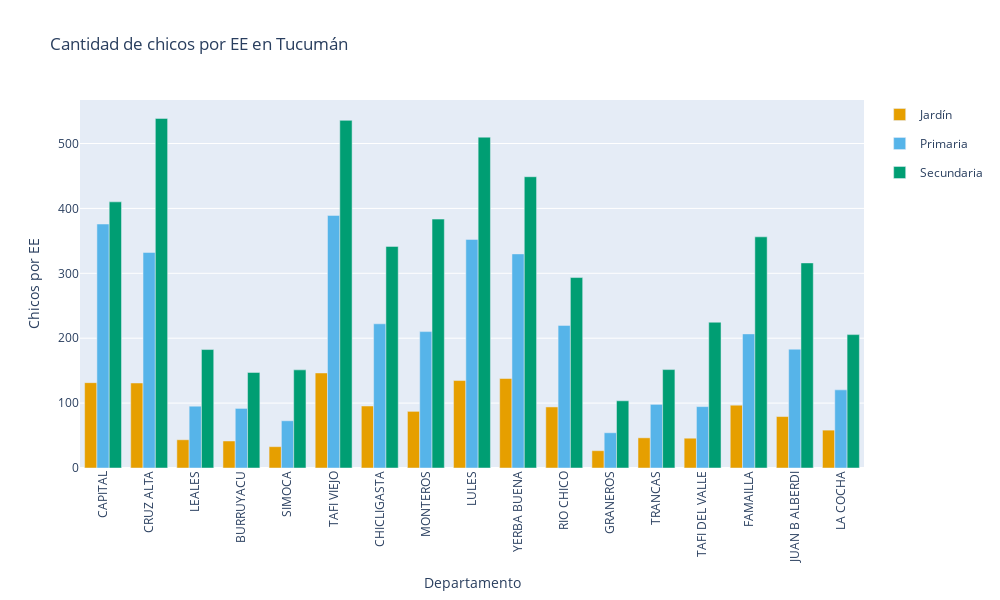

The cell this chart's notebook holds for it:
### Markdown cell above
# Otra versión:

### Code cell
import plotly.graph_objects as go

provincia = "Tucumán"                                               # Si cambiamos este nombre podemos ver el grafico de cualquier provincia


consulta_1["chicos_por_jardin"] = consulta_1["poblacion_jardin"] / consulta_1["jardines"]       # Calculamos los valores correspondientes
consulta_1["chicos_por_primaria"] = consulta_1["poblacion_primaria"] / consulta_1["primarias"]
consulta_1["chicos_por_secundaria"] = consulta_1["poblacion_secundaria"] / consulta_1["secundarios"]


filtro = consulta_1[consulta_1["provincia"] == provincia]           # Filtramos los de la determinada provincia
departamentos = filtro["departamento"]

colores = {                                                         # Elejimos los colores para nuestro grafico
    "Jardín": "#E69F00",    
    "Primaria": "#56B4E9",
    "Secundaria": "#009E73"
}

fig = go.Figure()                                                   # Creamos el grafico con las divisiones por nivel educativo

for nivel, columna in zip(["Jardín", "Primaria", "Secundaria"],
                          ["chicos_por_jardin", "chicos_por_primaria", "chicos_por_secundaria"]):
    fig.add_trace(go.Bar(
        x=departamentos,
        y=filtro[columna],
        name=nivel,
        marker_color=colores[nivel],
        offsetgroup=nivel,
        legendgroup=nivel
    ))

fig.update_layout(                                                  # Ajustamos el formato, sobre todo porque la provincia de Buenos Aires tiene
    title=f"Cantidad de chicos por EE en {provincia}",              # 135 partidos
    xaxis_title="Departamento",
    yaxis_title="Chicos por EE",
    xaxis_tickangle=-90,
    barmode='group',
    height=600,
    width=2200 if provincia == "Buenos Aires" else 1000
)
fig.show()

### Figure 1 — Plotly figure (JSON) as saved in the notebook; plotly's stock layout.template omitted (floating-point values rounded to 4 significant figures)
{"data": [{"legendgroup": "Jardín", "marker": {"color": "#E69F00"}, "name": "Jardín", "offsetgroup": "Jardín", "type": "bar", "x": ["CAPITAL", "CRUZ ALTA", "LEALES", "BURRUYACU", "SIMOCA", "TAFI VIEJO", "CHICLIGASTA", "MONTEROS", "LULES", "YERBA BUENA", "RIO CHICO", "GRANEROS", "TRANCAS", "TAFI DEL VALLE", "FAMAILLA", "JUAN B ALBERDI", "LA COCHA"], "y": [131.5, 131.0, 43.51, 41.62, 32.87, 146.5, 95.52, 87.29, 134.8, 137.9, 94.09, 26.67, 46.52, 45.91, 96.75, 79.3, 58.35]}, {"legendgroup": "Primaria", "marker": {"color": "#56B4E9"}, "name": "Primaria", "offsetgroup": "Primaria", "type": "bar", "x": ["CAPITAL", "CRUZ ALTA", "LEALES", "BURRUYACU", "SIMOCA", "TAFI VIEJO", "CHICLIGASTA", "MONTEROS", "LULES", "YERBA BUENA", "RIO CHICO", "GRANEROS", "TRANCAS", "TAFI DEL VALLE", "FAMAILLA", "JUAN B ALBERDI", "LA COCHA"], "y": [376.0, 332.2, 95.21, 91.81, 72.77, 389.2, 222.2, 210.2, 352.3, 329.9, 219.8, 54.3, 98.04, 94.58, 206.7, 183.1, 120.4]}, {"legendgroup": "Secundaria", "marker": {"color": "#009E73"}, "name": "Secundaria", "offsetgroup": "Secundaria", "type": "bar", "x": ["CAPITAL", "CRUZ ALTA", "LEALES", "BURRUYACU", "SIMOCA", "TAFI VIEJO", "CHICLIGASTA", "MONTEROS", "LULES", "YERBA BUENA", "RIO CHICO", "GRANEROS", "TRANCAS", "TAFI DEL VALLE", "FAMAILLA", "JUAN B ALBERDI", "LA COCHA"], "y": [410.1, 538.7, 182.5, 147.3, 151.2, 535.7, 341.5, 383.5, 509.8, 448.8, 293.5, 103.6, 151.6, 224.6, 356.2, 316, 205.5]}], "layout": {"barmode": "group", "height": 600, "title": {"text": "Cantidad de chicos por EE en Tucumán"}, "width": 1000, "xaxis": {"tickangle": -90, "title": {"text": "Departamento"}}, "yaxis": {"title": {"text": "Chicos por EE"}}}}
